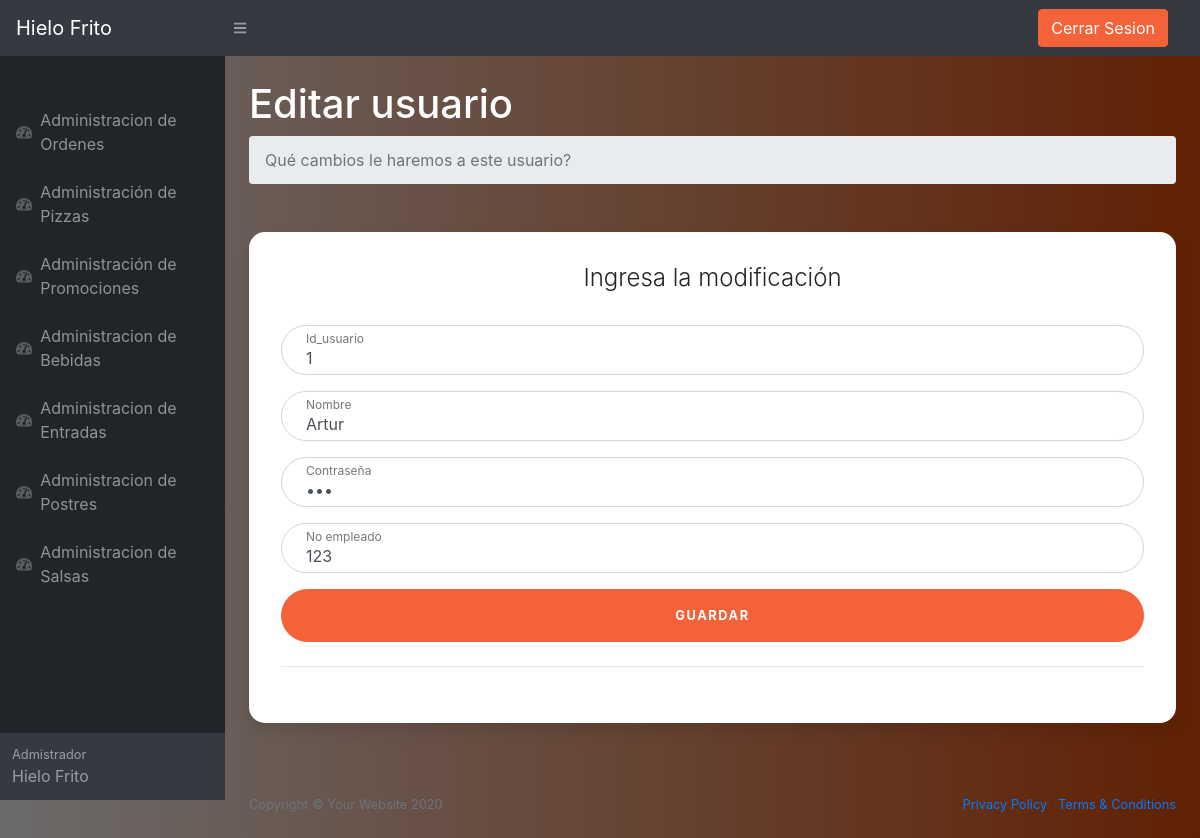
The page /Pizzeria/Admin/adminUsuarios/editar.php?id=1 (signed in) on the database its author committed.
### tables this page shows
CREATE TABLE `usuario` (
  `id_usuario` int(11) NOT NULL,
  `nombre_usuario` varchar(100) NOT NULL,
  `contrasenia_usuario` varchar(100) NOT NULL,
  `no_empleado` int(11) NOT NULL
);

### Pizzeria/Admin/adminUsuarios/editar.php (the view, shortened to what this page needs)
<?php
    include ('../../php/conexion.php');
    $id=$_GET['id'];
?>
<!DOCTYPE html>
<html lang="es">
    <head>
        <link href="../styles.css" rel="stylesheet" />
        <link href="https://cdn.datatables.net/1.10.20/css/dataTables.bootstrap4.min.css" rel="stylesheet" />
    </head>
    <body style="background: linear-gradient(to right, #6b6b6b, #612103);" class="sb-nav-fixed">
        <nav class="sb-topnav navbar navbar-expand navbar-dark bg-dark">
            <a class="navbar-brand" href="../Bienvenida.php">Hielo Frito</a>
            <button class="btn btn-link btn-sm order-1 order-lg-0" id="sidebarToggle" href="#"><i class="fas fa-bars"></i></button>
            <div class="d-none d-md-inline-block form-inline ml-auto mr-0 mr-md-3 my-2 my-md-0">
                        <a class="btn btn-primary" href="../../php/cerrarsesion.php">Cerrar Sesion</a>
            </div>
        </nav>
        <div id="layoutSidenav">
            <div id="layoutSidenav_nav">
                <nav class="sb-sidenav accordion sb-sidenav-dark" id="sidenavAccordion">
                    <div class="sb-sidenav-menu">
                        <div class="nav">
                            <div class="sb-sidenav-menu-heading"></div>
                            <a class="nav-link" href="../adminOrdenes/Ordenes.php">
                            <div class="sb-nav-link-icon"><i class="fas fa-tachometer-alt"></i></div>
                            Administracion de Ordenes
                            </a>
                            <a class="nav-link" href="../adminPizzas/BienvenidaPizzas.php">
                                <div class="sb-nav-link-icon"><i class="fas fa-tachometer-alt"></i></div>
                                Administración de Pizzas
                            </a>
                            <a class="nav-link" href="../adminPromos/Promos.php">
                              <div class="sb-nav-link-icon"><i class="fas fa-tachometer-alt"></i></div>
                              Administración de Promociones
                            </a>
                            <a class="nav-link" href="../adminBebidas/Bebidas.php">
                              <div class="sb-nav-link-icon"><i class="fas fa-tachometer-alt"></i></div>
                              Administracion de Bebidas
                            </a>
                            <a class="nav-link" href="../adminentradas/ListaEntradas.php">
                                <div class="sb-nav-link-icon"><i class="fas fa-tachometer-alt"></i></div>
                                Administracion de Entradas
                            </a>
                            <a class="nav-link" href="../adminpostres/addpostres.php">
                                <div class="sb-nav-link-icon"><i class="fas fa-tachometer-alt"></i></div>
                                Administracion de Postres
                            </a>
                            <a class="nav-link" href="../adminsalsas/ListaSalsa.php">
                                <div class="sb-nav-link-icon"><i class="fas fa-tachometer-alt"></i></div>
                                Administracion de Salsas
                            </a>
                        </div>
                    </div>
                    <div class="sb-sidenav-footer" >
                        <div class="small">Admistrador</div>
                        Hielo Frito
                    </div>
                </nav>
            </div>
            <?php
                $query="SELECT * FROM usuario WHERE id_usuario=$id";
                $resultado=$mysqli->query($query);
                if($resultado->num_rows > 0){
                    $fila=$resultado->fetch_assoc();
                    $id_usuario=$fila['id_usuario'];
                    $nombre=$fila['nombre_usuario'];
                    $contrasenia=$fila['contrasenia_usuario'];
                    $numero=$fila['no_empleado'];
            ?>
            <div id="layoutSidenav_content">
                <main >
                    <div class="container-fluid">
                        <h1 style="color: white;" class="mt-4">Editar usuario</h1>
                        <ol class="breadcrumb mb-4">
                            <li class="breadcrumb-item active">Qué cambios le haremos a este usuario?</li>
                        </ol>
                        <div class="">
                            <div class="">
                              <div class="">
                                <div class="card card-signin my-5">
                                  <div class="card-body">
                                    <h5 class="card-title text-center">Ingresa la modificación</h5>
                                    <form class="form-signin" action="edi.php" method="post">
                                      <div class="form-label-group">
                                          <?php
                                            echo "<input type='number' id='inputId' name='id' class='form-control' placeholder='Id usuario' value='$id_usuario' required autofocus>";
                                          ?>
                                        <label for="inputId">Id_usuario</label>
                                      </div>
                                      <div class="form-label-group">
                                        <?php
                                            echo ("<input type='text' id='inputNombre' name='nombre' class='form-control' placeholder='Nombre' value='$nombre' required>");
                                        ?>
                                        <label for="inputNombre">Nombre</label>
                                      </div>
                                      <div class="form-label-group">
                                        <?php
                                            echo("<input type='password' id='inputContrasenia' name='contrasenia'class='form-control' placeholder='Contraseña' value='$contrasenia'required>");
                                        ?>
                                        <label for="inputContrasenia">Contraseña</label>
                                      </div>
                                      <div class="form-label-group">
                                          <?php
                                            echo(" <input type='number' id='inputNumero' name='numero' class='form-control' placeholder='No.' value='$numero' required>");
                                          ?>
                                        <label for="inputNumero">No empleado</label>
                                      </div>
                                      <button class="btn btn-lg btn-primary btn-block text-uppercase" type="submit">Guardar</button>
                                      <hr class="my-4">
                                    </form>
                                  </div>
                                </div>
                              </div>
                            </div>
                          </div>
                        </div>
                    <?php
                }
                    ?>
                    </main>
                    <footer class="py-4 bg-black  mt-auto">
                      <div class="container-fluid">
                          <div class="d-flex align-items-center justify-content-between small">
                              <div class="text-muted">Copyright &copy; Your Website 2020</div>
                              <div>
                                  <a href="#">Privacy Policy</a>
                                  &middot;
                                  <a href="#">Terms &amp; Conditions</a>
                              </div>
                          </div>
                      </div>
                  </footer>
                </div>
            </div>
        </body>
    </html>

### Pizzeria/Admin/adminUsuarios/editar.php (style rules this page uses)
:root { --input-padding-x: 1.5rem; --input-padding-y: .75rem; }
body { background: #007bff; background: linear-gradient(to right, #0062E6, #33AEFF); }
.card-signin { border: 0; border-radius: 1rem; box-shadow: 0 0.5rem 1rem 0 rgba(0, 0, 0, 0.1); }
.card-signin .card-title { margin-bottom: 2rem; font-weight: 300; font-size: 1.5rem; }
.card-signin .card-body { padding: 2rem; }
.form-signin { width: 100%; }
.form-signin .btn { font-size: 80%; border-radius: 5rem; letter-spacing: .1rem; font-weight: bold; padding: 1rem; transition: all 0.2s; }
.form-label-group { position: relative; margin-bottom: 1rem; }
.form-label-group input { height: auto; border-radius: 2rem; }
.form-label-group>input, .form-label-group>label { padding: var(--input-padding-y) var(--input-padding-x); }
.form-label-group>label { position: absolute; top: 0; left: 0; display: block; width: 100%; margin-bottom: 0; line-height: 1.5; color: #495057; border: 1px solid transparent; border-radius: .25rem; transition: all .1s ease-in-out; }
.form-label-group input::placeholder { color: transparent; }
.form-label-group input:not(:placeholder-shown) { padding-top: calc(var(--input-padding-y) + var(--input-padding-y) * (2 / 3)); padding-bottom: calc(var(--input-padding-y) / 3); }
.form-label-group input:not(:placeholder-shown)~label { padding-top: calc(var(--input-padding-y) / 3); padding-bottom: calc(var(--input-padding-y) / 3); font-size: 12px; color: #777; }

### rows shown on the page
usuario: id "1", nombre "Artur", numero "123"
